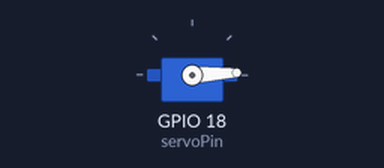
This sketch was run on a simulated ESP32. Shown: servo.

Above: at 0.05 s.
At 1.3 s:
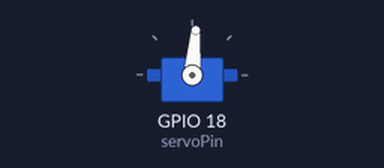
At 2.6 s:
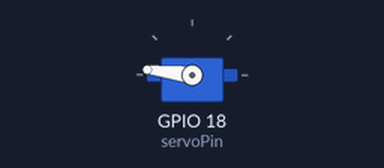
At 5.2 s:
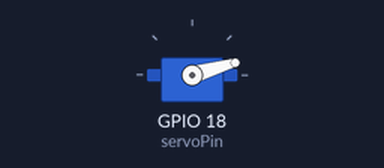
Timing chart, 0 to 7.1 s (numbered marks = the images above):
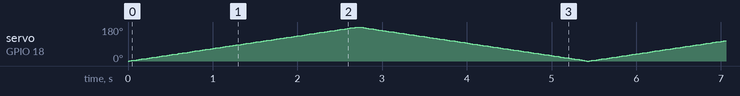

The sketch:

servo-test.ino
```cpp
// stripped servo example

#include <ESP32Servo.h>

Servo myservo;  // create servo object to control a servo
// 16 servo objects can be created on the ESP32

int pos = 0;    // variable to store the servo position
// Recommended PWM GPIO pins on the ESP32 include 2,4,12-19,21-23,25-27,32-33
// Possible PWM GPIO pins on the ESP32-S2: 0(used by on-board button),1-17,18(used by on-board LED),19-21,26,33-42
// Possible PWM GPIO pins on the ESP32-S3: 0(used by on-board button),1-21,35-45,47,48(used by on-board LED)
// Possible PWM GPIO pins on the ESP32-C3: 0(used by on-board button),1-7,8(used by on-board LED),9-10,18-21
#if defined(CONFIG_IDF_TARGET_ESP32S2) || defined(CONFIG_IDF_TARGET_ESP32S3)
int servoPin = D2;
#elif defined(CONFIG_IDF_TARGET_ESP32C3)
int servoPin = 7;
#else
int servoPin = 18;
#endif

void setup() {
	// Allow allocation of all timers
	ESP32PWM::allocateTimer(0);
	ESP32PWM::allocateTimer(1);
	ESP32PWM::allocateTimer(2);
	ESP32PWM::allocateTimer(3);
	myservo.setPeriodHertz(50);    // standard 50 hz servo
	myservo.attach(servoPin, 1000, 2000); // attaches the servo on pin 18 to the servo object
	// using default min/max of 1000us and 2000us
	// different servos may require different min/max settings
	// for an accurate 0 to 180 sweep
}

void loop() {

	for (pos = 0; pos <= 180; pos += 1) { // goes from 0 degrees to 180 degrees
		// in steps of 1 degree
		myservo.write(pos);    // tell servo to go to position in variable 'pos'
		delay(15);             // waits 15ms for the servo to reach the position
	}
	for (pos = 180; pos >= 0; pos -= 1) { // goes from 180 degrees to 0 degrees
		myservo.write(pos);    // tell servo to go to position in variable 'pos'
		delay(15);             // waits 15ms for the servo to reach the position
	}
}
```
